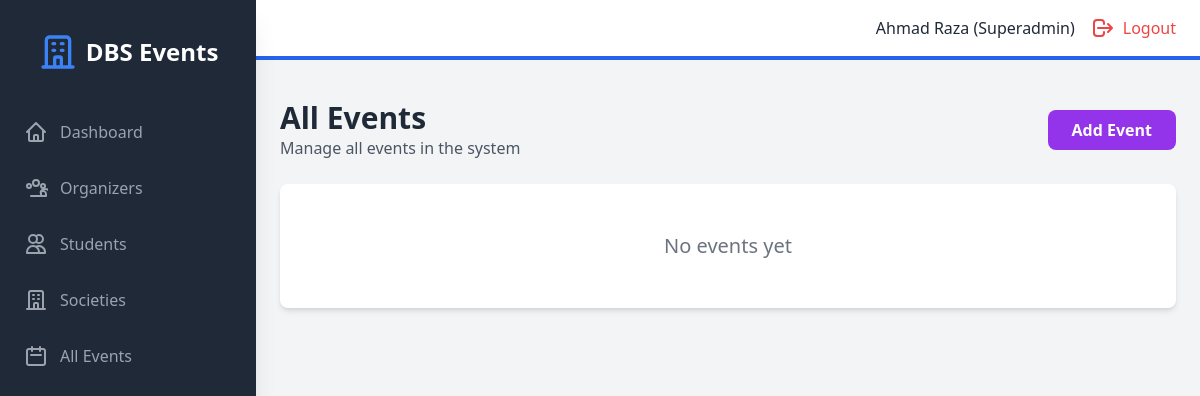
The app's page /admin/events (signed in), older data.
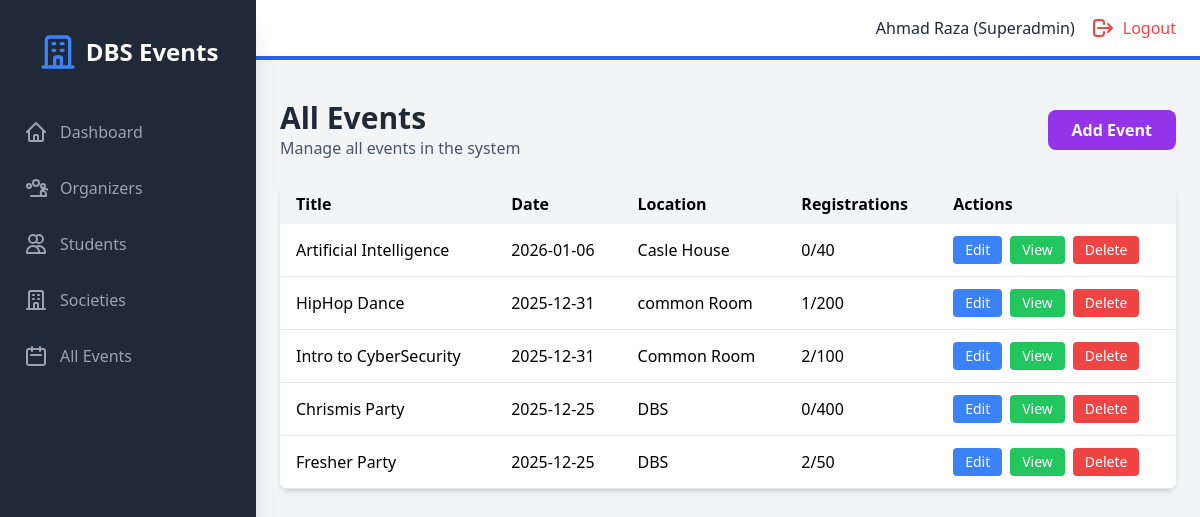
The same page, newer data.
### models.py (models this page shows, shortened)
class Event(db.Model):
    id = db.Column(db.Integer, primary_key=True)
    title = db.Column(db.String(200), nullable=False)
    description = db.Column(db.Text, nullable=True)
    event_date = db.Column(db.DateTime, nullable=False)
    location = db.Column(db.String(200), nullable=False)
    capacity = db.Column(db.Integer, nullable=False)
    is_paid = db.Column(db.Boolean, default=False)
    cost = db.Column(db.Float, default=0.0)
    society_id = db.Column(db.Integer, db.ForeignKey('society.id'), nullable=True)
    created_by = db.Column(db.Integer, db.ForeignKey('user.id'), nullable=False)
    created_at = db.Column(db.DateTime, default=datetime.utcnow)
    registrations = db.relationship('Registration', backref='event', lazy=True, cascade='all, delete-orphan')
    def get_registered_count(self):
        return len(self.registrations)

### backend/routes/admin.py (the view)
@admin_bp.route("/admin/events", endpoint="admin_events")
@admin_required
def admin_events():
    events = Event.query.order_by(Event.event_date.desc()).all()
    return render_template("admin/events.html", events=events)

### backend/main.py (called while the page is built)
@login_manager.user_loader
def load_user(user_id):
    return User.query.get(int(user_id))

### frontend/templates/admin/events.html (shortened to what this page needs)
{% extends "base.html" %}
{% block auth_content %}
<div class="mb-6 flex justify-between items-center">
    <div>
        <h1 class="text-3xl font-bold text-gray-800">All Events</h1>
        <p class="text-gray-600">Manage all events in the system</p>
    </div>
    <a href="{{ url_for('admin.admin_add_event') }}" class="bg-purple-600 text-white px-6 py-2 rounded-lg hover:bg-purple-700 font-semibold">
        Add Event
    </a>
</div>
{% if events %}
<div class="bg-white rounded-lg shadow-md overflow-hidden">
    <table class="w-full">
        <thead class="bg-gray-100">
            <tr>
                <th class="px-4 py-2 text-left">Title</th>
                <th class="px-4 py-2 text-left">Date</th>
                <th class="px-4 py-2 text-left">Location</th>
                <th class="px-4 py-2 text-left">Registrations</th>
                <th class="px-4 py-2 text-left">Actions</th>
            </tr>
        </thead>
        <tbody>
            {% for event in events %}
            <tr class="border-b hover:bg-gray-50">
                <td class="px-4 py-3">{{ event.title }}</td>
                <td class="px-4 py-3">{{ event.event_date.strftime('%Y-%m-%d') }}</td>
                <td class="px-4 py-3">{{ event.location }}</td>
                <td class="px-4 py-3">{{ event.get_registered_count() }}/{{ event.capacity }}</td>
                <td class="px-4 py-3">
                    <div class="flex space-x-2">
                        <a href="{{ url_for('admin.admin_edit_event', event_id=event.id) }}"
                           class="bg-blue-500 text-white px-3 py-1 rounded text-sm hover:bg-blue-600 transition">
                            Edit
                        </a>
                        <a href="{{ url_for('registrations.view_registrations', event_id=event.id) }}"
                           class="bg-green-500 text-white px-3 py-1 rounded text-sm hover:bg-green-600 transition">
                            View
                        </a>
                        <form method="POST" action="{{ url_for('admin.admin_delete_event', event_id=event.id) }}"
                              onsubmit="return confirm('Are you sure you want to delete {{ event.title }}?')"
                              class="inline">
                            <button type="submit" class="bg-red-500 text-white px-3 py-1 rounded text-sm hover:bg-red-600 transition">
                                Delete
                            </button>
                        </form>
                    </div>
                </td>
            </tr>
            {% endfor %}
        </tbody>
    </table>
</div>
{% else %}
<div class="text-center py-12 bg-white rounded-lg shadow-md">
    <p class="text-gray-500 text-xl">No events yet</p>
</div>
{% endif %}
{% endblock %}

Row changes from the older to the newer data that the page shows:
added Event: title "Artificial Intelligence", event_date "2026-01-06", location "Casle House", get_registered_count "0", capacity "40"
added Event: title "HipHop Dance", event_date "2025-12-31", location "common Room", get_registered_count "1", capacity "200"
added Event: title "Intro to CyberSecurity", event_date "2025-12-31", location "Common Room", get_registered_count "2", capacity "100"
added Event: title "Chrismis Party", event_date "2025-12-25", location "DBS", get_registered_count "0", capacity "400"
added Event: title "Fresher Party", event_date "2025-12-25", location "DBS", get_registered_count "2", capacity "50"
Text that changed along with them:
text no longer shown: "No events yet"
text now shown: "Title Date Location Registrations Actions"
